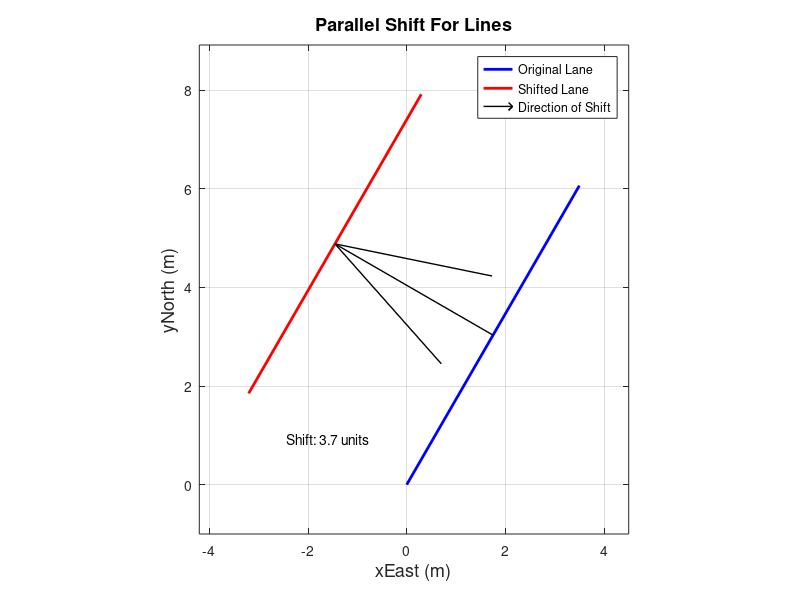

The MATLAB script that drew this image:
% Define parameters
length = 7; % Length of the line
angle_degrees = 60; % Angle in degrees
shift_distance = 3.7; % Perpendicular shift distance

% Calculate starting point and ending point of the first line
x_start = 0;
y_start = 0;
x_end = length * cosd(angle_degrees);
y_end = length * sind(angle_degrees);

% Coordinates for the first line
x_line1 = [x_start, x_end];
y_line1 = [y_start, y_end];

% Calculate the direction vector for the first line
direction_vector = [x_end - x_start, y_end - y_start];
% Calculate a perpendicular vector to the direction vector
perpendicular_vector = [-direction_vector(2), direction_vector(1)];
% Normalize the perpendicular vector
perpendicular_vector = perpendicular_vector / norm(perpendicular_vector);

% Calculate the start and end points of the shifted line
x_shifted_start = x_start + shift_distance * perpendicular_vector(1);
y_shifted_start = y_start + shift_distance * perpendicular_vector(2);
x_shifted_end = x_end + shift_distance * perpendicular_vector(1);
y_shifted_end = y_end + shift_distance * perpendicular_vector(2);

% Coordinates for the shifted line
x_line2 = [x_shifted_start, x_shifted_end];
y_line2 = [y_shifted_start, y_shifted_end];

% Open a new figure
figure;

% Plot the first line
plot(x_line1, y_line1, 'b', 'LineWidth', 2);
hold on;

% Plot the shifted line
plot(x_line2, y_line2, 'r', 'LineWidth', 2);

% Plot the shifting direction and distance
quiver( (x_start+x_end)/2, (y_start + y_end)/2, shift_distance * perpendicular_vector(1), shift_distance * perpendicular_vector(2), 0, 'k', 'LineWidth', 1, 'MaxHeadSize', 0.5);

% Annotate the shifting distance
mid_point_shift = [(x_start + x_shifted_start)/2, (y_start + y_shifted_start)/2];
text(mid_point_shift(1), mid_point_shift(2), sprintf('Shift: %.1f units', shift_distance), 'HorizontalAlignment', 'center');

% Set up plot limits
axis equal;
xlim([min([x_line1, x_line2])-1, max([x_line1, x_line2])+1]);
ylim([min([y_line1, y_line2])-1, max([y_line1, y_line2])+1]);

% Add labels and title
xlabel('xEast (m)','FontSize',13);
ylabel('yNorth (m)','FontSize',13);
title('Parallel Shift For Lines','FontSize',13);

% Add grid
grid on;

% Add legend
legend('Original Lane', 'Shifted Lane', 'Direction of Shift');
